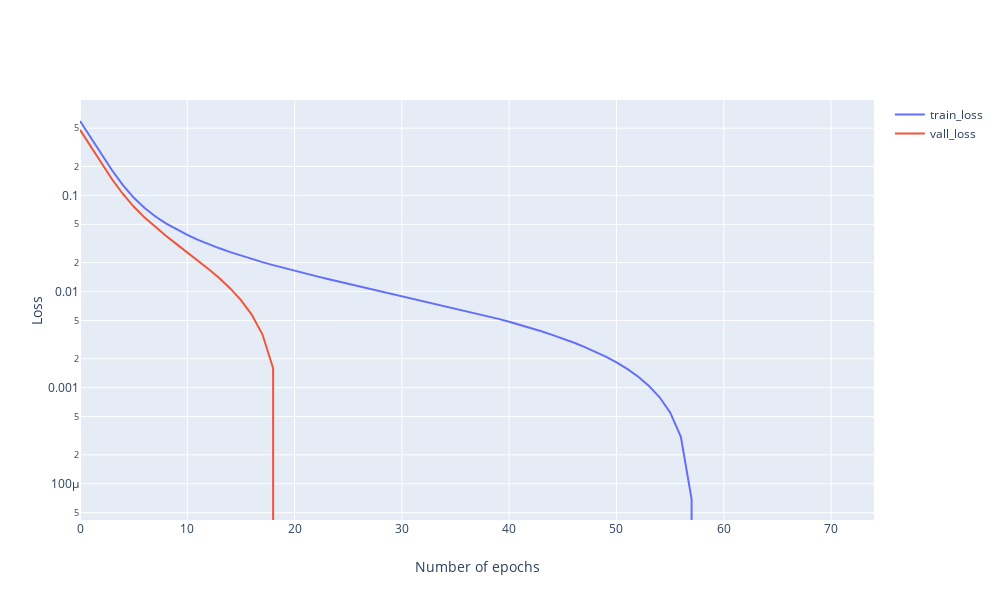

This figure's notebook cell:
### Code cell
# Plot training & validation loss values
fig = go.Figure()
fig.add_trace(go.Scatter(x=list(range(75)), y=history.history['loss'], name='train_loss'))
fig.add_trace(go.Scatter(x=list(range(75)), y=history.history['val_loss'], name='vall_loss'))
fig.update_xaxes(title_text="Number of epochs")
fig.update_yaxes(title_text="Loss")
fig.update_layout(yaxis_type="log",
                  width=1000, 
                  height=600)
fig.show()
